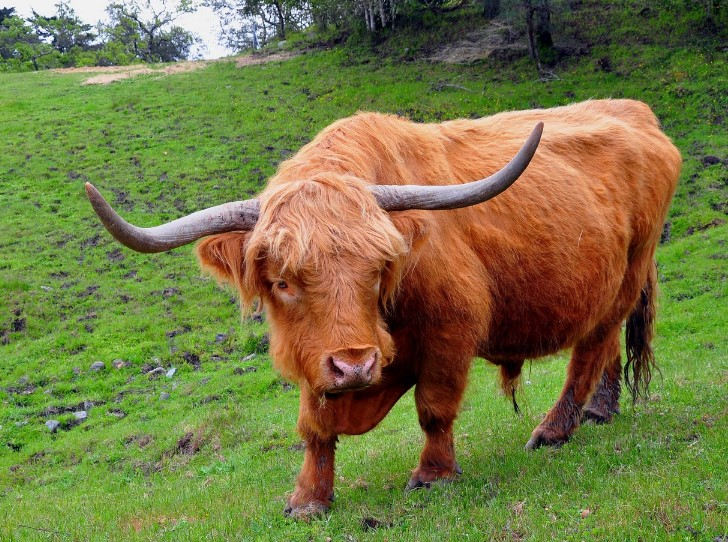
#> input picture zrj/week5/Ox.jpg, 728 x 542 px
$ python code.py
#> lines starting #> are read from the running program, lines starting #| are printed output that depends on the picture; after the words box and inside, x2 and y2 are one past the last pixel; in counts of white or black regions, pixels touching at a corner belong together
import numpy as np
import cv2

img=cv2.imread('Ox.jpg',cv2.IMREAD_UNCHANGED)
#> img is the input picture: shape (542, 728, 3); mean B, G, R 67.3, 119.2, 117.2
# load a pic with color

for i in range(0,150,50):
 for j in range(0,150,50):
  left=(i,j)
  right=(i+50,j+50)
  cv2.rectangle(img,left,right,(0,255,0),3,4)
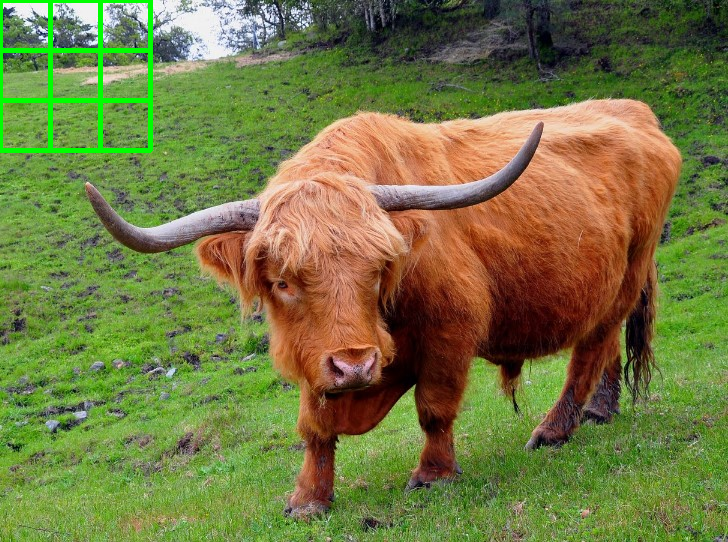
#> img: shape (542, 728, 3); 1.31% of pixels changed, all inside (x1, y1, x2, y2) = (0, 0, 153, 153)
cv2.imshow('Output_image',img)
cv2.waitKey(0)
#> (the run stopped early here; a loop or call above may not have finished)
